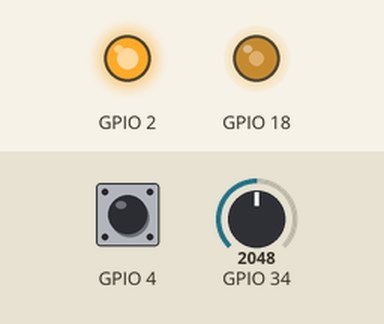
Simulated run of this sketch. Board: ESP32. Shown: output pins drawn as LEDs (lit = HIGH). The test bench sets the inputs (shaded band); at power-on: GPIO 4 HIGH, GPIO 34 = 2048 (analog values on the 0–4095 scale). What the sketch prints to the serial monitor is not drawn.

Above: at 1.2 s.
1.3 s: GPIO 4 pulled LOW for 0.15 s
At 1.37 s:
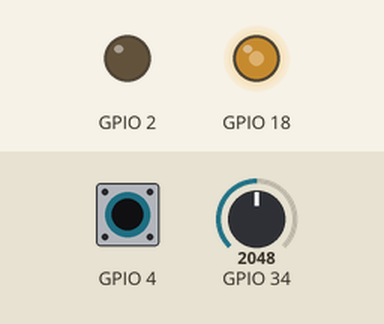
2.9 s: GPIO 4 pulled LOW for 3.2 s
At 6.7 s:
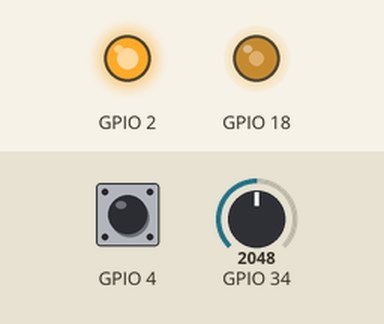
Timing chart, 0 to 8.2 s (numbered marks = the images above; inputs shaded):
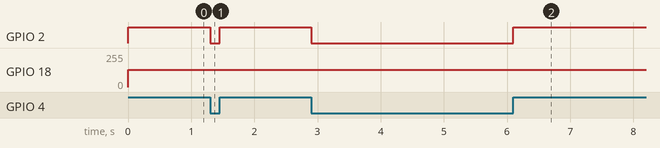

Measured:
- after the input at 1.3 s, GPIO 2: HIGH → LOW at once, → HIGH 0.15 s later
- after the input at 2.9 s, GPIO 2: HIGH → LOW at once, → HIGH 3.2 s later

The sketch:

EspProbe.ino
```cpp
void setup() {
 Serial.begin(115200); pinMode(4, INPUT_PULLUP); pinMode(2, OUTPUT);
 ledcSetup(0, 1000, 8); ledcAttachPin(18, 0);
 analogReadResolution(12); analogSetAttenuation(ADC_11db);
}
void loop() {
 digitalWrite(2, digitalRead(4)); ledcWrite(0, 128);
 Serial.println(analogRead(34)); delay(1);
}
```
